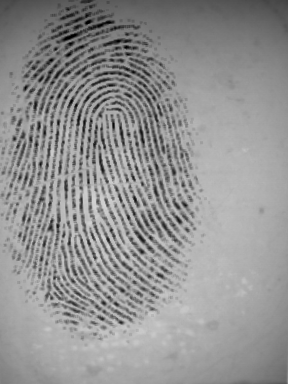
%> input picture Fingerprint Verification & Validation/Dataset/DB4_B/103_4.tif, 288 x 384 px
$ octave try1.m   (GNU Octave 9; MATLAB toolbox functions it lacks are replaced by stand-ins)
%> lines starting %> are read from the running program, lines starting %| are printed output that depends on the picture; in (x1, y1, x2, y2) boxes, pixels count from 0 and x2, y2 are one past the last pixel; in counts of white or black regions, pixels touching at a corner belong together; the program's own positions count from 1
clc;
clear;
close all;

%% converting to bw

img = imread('/home/arwa/Desktop/smai/Project/Dataset/DB1_B/103_4.tif');
%> img is the input picture: size 384x288 uint8; min 0, max 211, mean 146.6
yo = mean(mean(img))/256;
%> yo = 0.573
img1 = im2bw(img,yo);
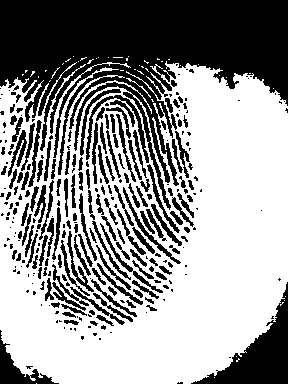
%> img1: size 384x288 logical; 59.2% white; 290 black regions (142 under 20 px), largest, box (x1, y1, x2, y2) and area: (0, 0, 288, 210) 26591, (191, 282, 288, 384) 3305, (0, 330, 59, 384) 886

%% getting the details

h = fspecial('laplacian');
img2 = imfilter(img,h);
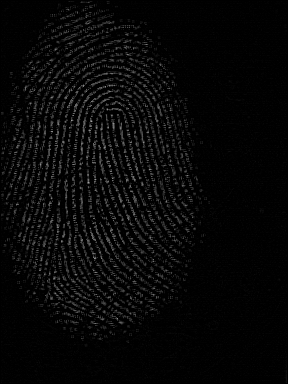
%> img2: size 384x288 uint8; min 0, max 162, mean 7.3

%% thinning the image

BW3 = bwmorph(img2,'thin',Inf);
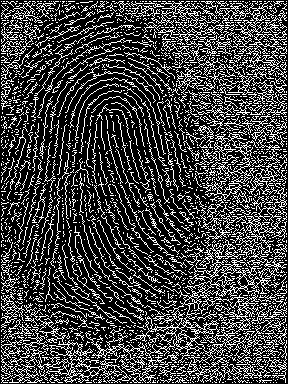
%> BW3: size 384x288 logical; 26% white in thin lines or dots

%% plotting the image

subplot(1,2,1);
imshow(img1);
subplot(1,2,2);
imshow(BW3);

$ run again, with Fingerprint Verification & Validation/Dataset/DB4_B/101_3.tif copied over Fingerprint Verification & Validation/Dataset/DB4_B/103_4.tif
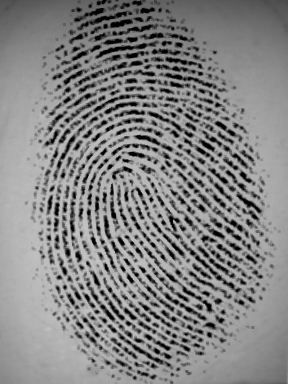
%> input picture Fingerprint Verification & Validation/Dataset/DB4_B/101_3.tif, 288 x 384 px
%> img is the input picture: size 384x288 uint8; min 0, max 200, mean 132.4
%> yo = 0.517
%> `img1 = im2bw(img,yo);`:
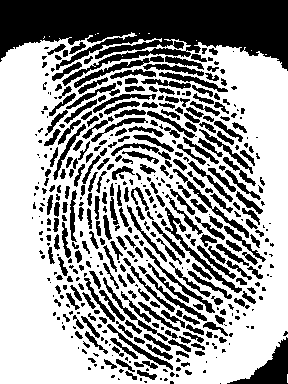
%> img1: size 384x288 logical; 61.8% white; 469 black regions (190 under 20 px), largest, box (x1, y1, x2, y2) and area: (0, 0, 288, 86) 14549, (227, 337, 288, 384) 1077, (165, 207, 242, 293) 612
%> `BW3 = bwmorph(img2,'thin',Inf);`:
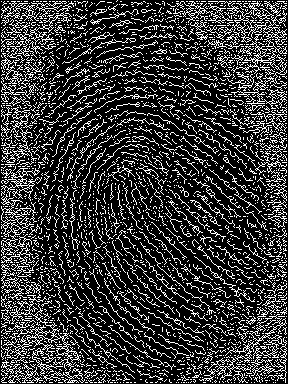
%> BW3: size 384x288 logical; 22.2% white in thin lines or dots

$ run again, with Fingerprint Verification & Validation/Dataset/DB4_B/102_1.tif copied over Fingerprint Verification & Validation/Dataset/DB4_B/103_4.tif
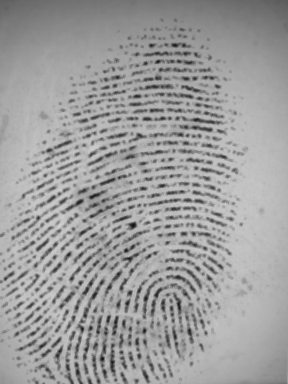
%> input picture Fingerprint Verification & Validation/Dataset/DB4_B/102_1.tif, 288 x 384 px
%> img is the input picture: size 384x288 uint8; min 13, max 209, mean 157.9
%> yo = 0.617
%> `img1 = im2bw(img,yo);`:
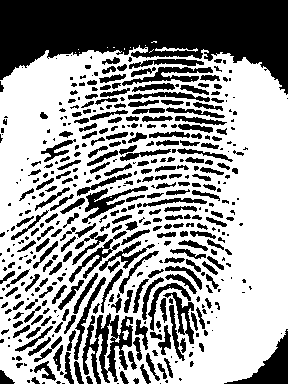
%> img1: size 384x288 logical; 60.8% white; 458 black regions (204 under 20 px), largest, box (x1, y1, x2, y2) and area: (0, 0, 288, 95) 16966, (82, 313, 133, 384) 1670, (224, 329, 288, 384) 1151
%> `BW3 = bwmorph(img2,'thin',Inf);`:
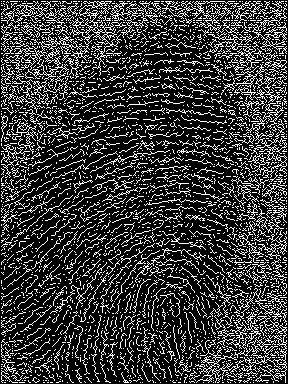
%> BW3: size 384x288 logical; 22.5% white in thin lines or dots

$ run again, with Fingerprint Verification & Validation/Dataset/DB4_B/102_2.tif copied over Fingerprint Verification & Validation/Dataset/DB4_B/103_4.tif
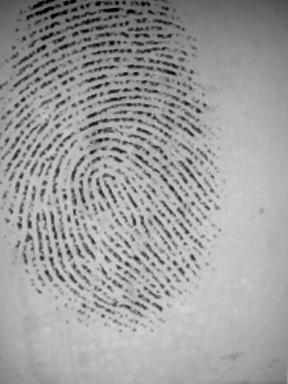
%> input picture Fingerprint Verification & Validation/Dataset/DB4_B/102_2.tif, 288 x 384 px
%> img is the input picture: size 384x288 uint8; min 0, max 212, mean 157.5
%> yo = 0.615
%> `img1 = im2bw(img,yo);`:
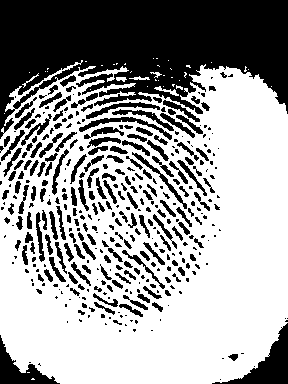
%> img1: size 384x288 logical; 62.6% white; 384 black regions (197 under 20 px), largest, box (x1, y1, x2, y2) and area: (0, 0, 288, 139) 24798, (212, 323, 288, 384) 1466, (0, 335, 60, 384) 998
%> `BW3 = bwmorph(img2,'thin',Inf);`:
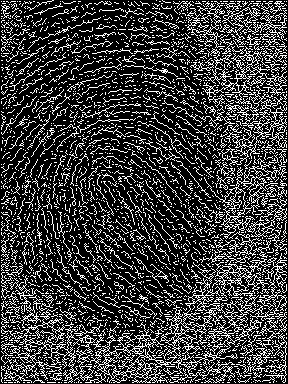
%> BW3: size 384x288 logical; 23.8% white in thin lines or dots
